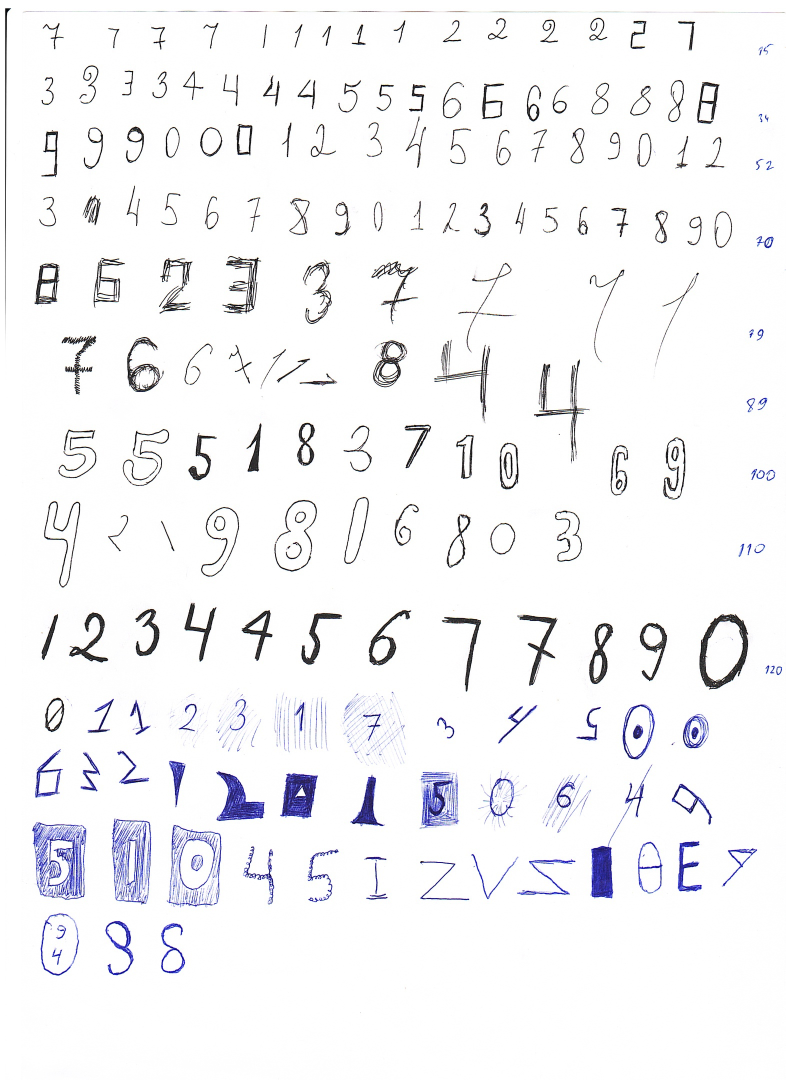
#> input picture images/pack/pack.jpg, 1571 x 2160 px (shown at 1/2 size); its folder holds only this picture in this run
$ python -i converter.py   (imports and definitions only)   (older library calls are emulated)
#> lines starting #> are read from the running program, lines starting #| are printed output that depends on the picture
'''
    Конвертер изображений
    должен преобразовывать изображения в удобные для нейросети
    (высококонтрастные черно-белые 28 на 28 пикселей)
'''


import numpy as np
import numpy
import os
from PIL import Image, ImageOps, ImageFilter
from matplotlib import pyplot as plt
import re
def rename_ims(directory):
    i = 0
    for filename in os.listdir(directory):
        os.rename(f'{directory}/{filename}',f'{directory}/{i}-temp.jpg')
        i += 1
    i = 0
    for filename in os.listdir(directory):
            os.rename(f'{directory}/{filename}',f'{directory}/test_image{i}.jpg')
            i+=1
    print(f"Renamed {directory} done")

# [46 lines of commented-out code are left out]
def imageprepare(argv):

#> called with argv = 'images/pack/pack.jpg'
    im = Image.open(argv, mode = "r").convert('L')
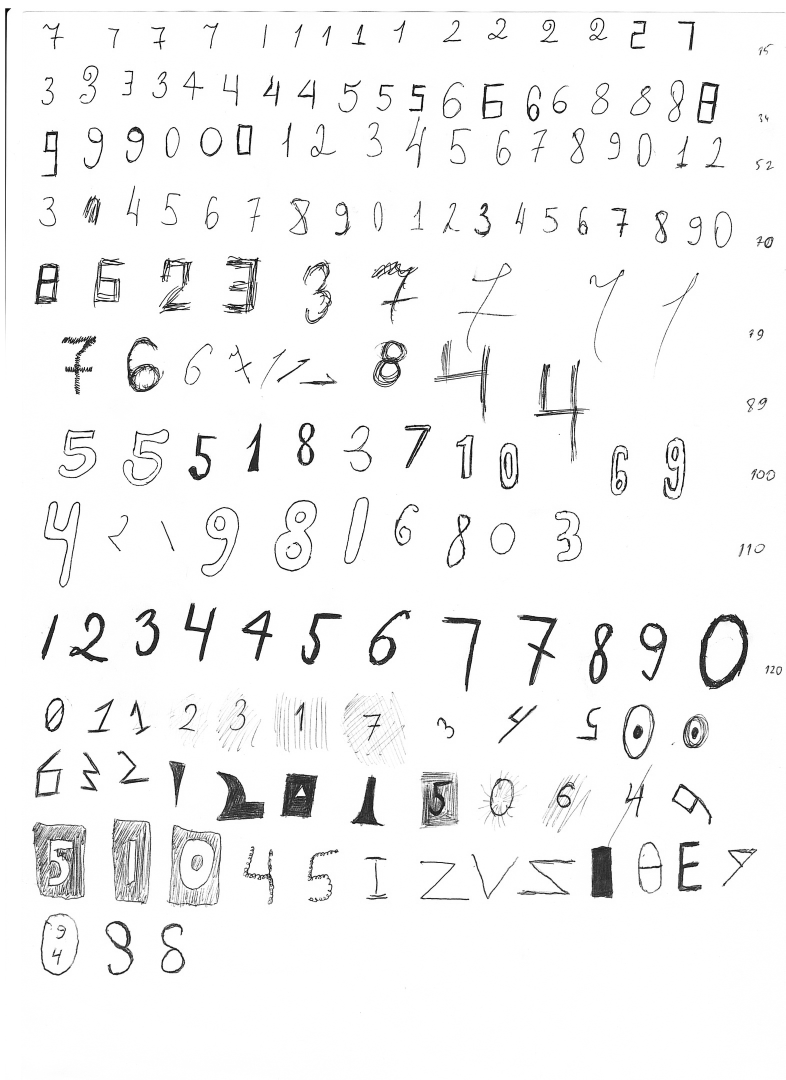
#> im: PIL image 1571x2160 L (shown at 1/2 size); min 0, max 255, mean 244.7
    width = float(im.size[0])
#> width = 1571
    height = float(im.size[1])
#> height = 2160
    newImage = Image.new('L', (28, 28), (255))  # creates white canvas of 28x28 pixels
#> newImage: PIL image 28x28 L; every value is 255

    if width > height:  # check which dimension is bigger
        # Width is bigger. Width becomes 20 pixels.
        nheight = int(round((20.0 / width * height), 0))  # resize height according to ratio width
        if (nheight == 0):  # rare case but minimum is 1 pixel
            nheight = 1
            # resize and sharpen
        img = im.resize((20, nheight), Image.ANTIALIAS).filter(ImageFilter.SHARPEN)
        wtop = int(round(((28 - nheight) / 2), 0))  # calculate horizontal position
        newImage.paste(img, (4, wtop))  # paste resized image on white canvas
    else:
        # Height is bigger. Heigth becomes 20 pixels.
        nwidth = int(round((20.0 / height * width), 0))  # resize width according to ratio height
#> nwidth = 15
        if (nwidth == 0):  # rare case but minimum is 1 pixel
            nwidth = 1
            # resize and sharpen
        img = im.resize((nwidth, 20), Image.ANTIALIAS).filter(ImageFilter.SHARPEN)
        wleft = int(round(((28 - nwidth) / 2), 0))  # caculate vertical pozition
#> wleft = 6
        newImage.paste(img, (wleft, 4))  # paste resized image on white canvas
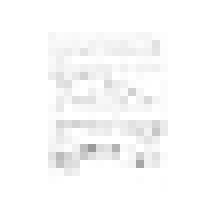
#> newImage: PIL image 28x28 L (shown 8 times larger); min 154, max 255, mean 250.5

    # newImage.save("sample.png

    tv = list(newImage.getdata())  # get pixel values
#> tv = 784 values, max 255 at index 0, min 154 at index 515, mean 250.5

    # normalize pixels to 0 and 1. 0 is pure white, 1 is pure black.
    tva = [(255 - x) * 1.0 / 255.0 for x in tv]
#> tva = 784 values, max 0.396 at index 515, min 0 at index 0, mean 0.0176
    print(tva)
#> (printed output is left out)

    return tva

 # [17 lines of commented-out code are left out]

>>> result = imageprepare('images/pack/pack.jpg')
#> result has the same summary as tva in imageprepare
